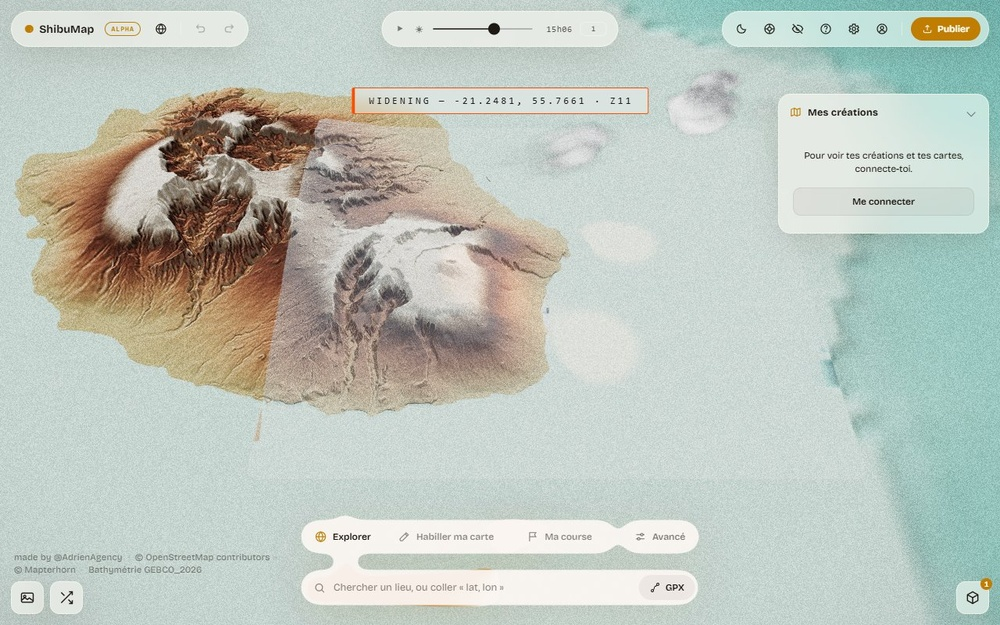
#> input picture .superpowers/sdd/2026-08-22-globe-studio/traces-CA1/03-planete-autour-pic.jpg, 1000 x 625 px, shrunk from 1280 x 800 before the run
$ python diff-soc.py ../.superpowers/sdd/2026-08-22-globe-studio/traces-CA1/03-planete-autour-pic.jpg ../.superpowers/sdd/2026-08-22-globe-studio/traces-CA1/00-avant-geste.jpg
#> lines starting #> are read from the running program, lines starting #| are printed output that depends on the picture; after the words box and inside, x2 and y2 are one past the last pixel; in counts of white or black regions, pixels touching at a corner belong together
# DIFF SOC — compte les pixels qui changent entre deux captures, par différence
# avec un témoin (piège commun : « compte par DIFFÉRENCE avec un témoin à 0 »).
#
#   python scripts/diff-soc.py A.png B.png [--seuil 24] [--sortie masque.png]
#
# Rend : pixels différents (|ΔRGB| max > seuil), boîte englobante, et, si
# demandé, une image du masque (les pixels différents en vert sur A grisée).
import sys
from PIL import Image
import numpy as np

def lire(p):
    return np.asarray(Image.open(p).convert('RGB')).astype(np.int16)

def main():
    a = sys.argv[1]
    b = sys.argv[2]
    seuil = 24
    sortie = None
    if '--seuil' in sys.argv:
        seuil = int(sys.argv[sys.argv.index('--seuil') + 1])
    if '--sortie' in sys.argv:
        sortie = sys.argv[sys.argv.index('--sortie') + 1]
    A = lire(a)
    B = lire(b)
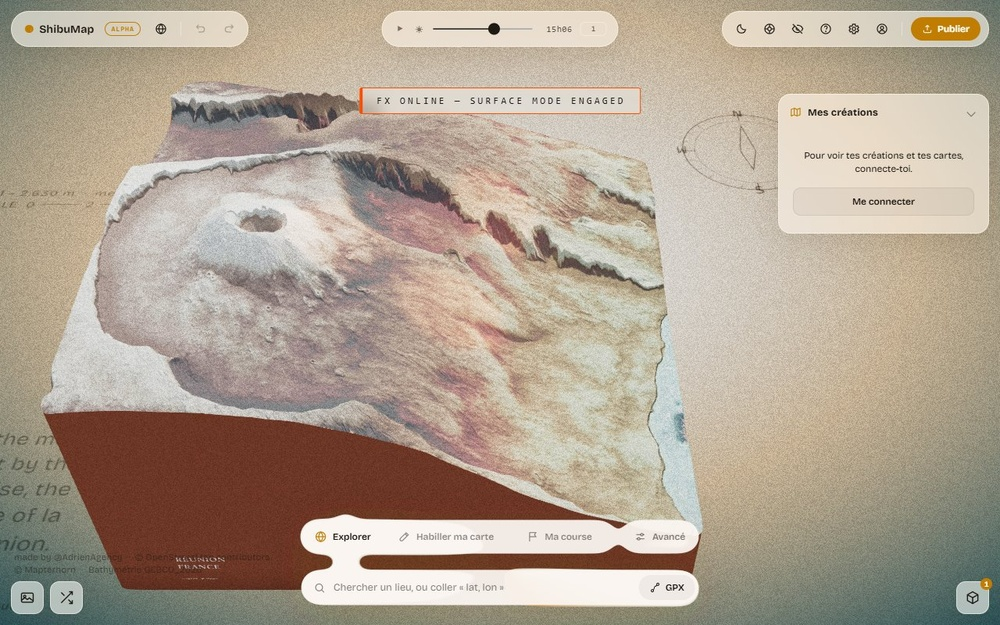
#> input picture .superpowers/sdd/2026-08-22-globe-studio/traces-CA1/00-avant-geste.jpg, 1000 x 625 px, shrunk from 1280 x 800 before the run
    d = np.abs(A - B).max(axis=2)
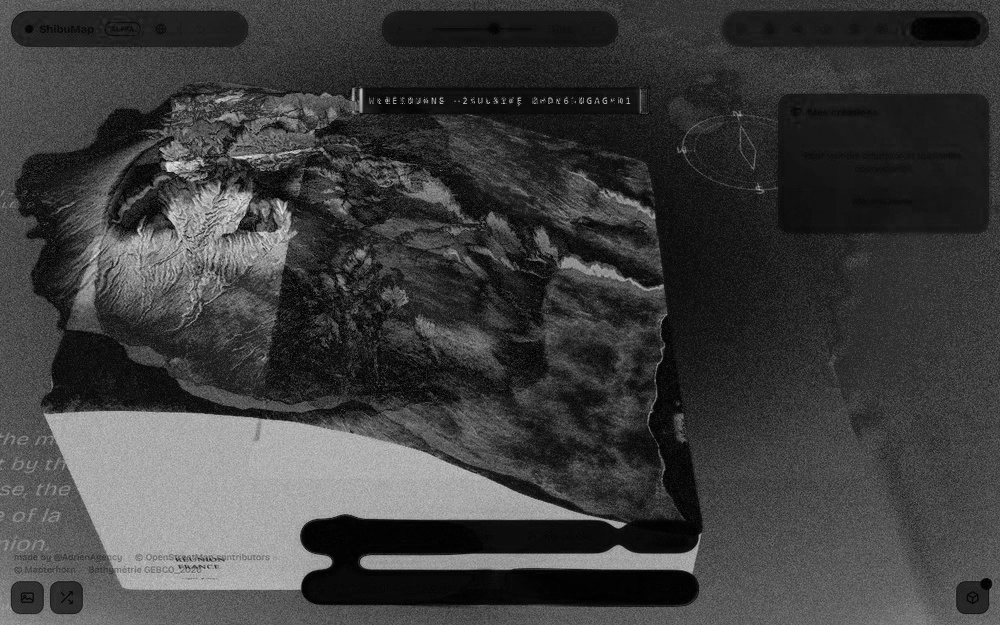
#> d: shape (625, 1000) int16; min 0, max 231, mean 62.4
    m = d > seuil
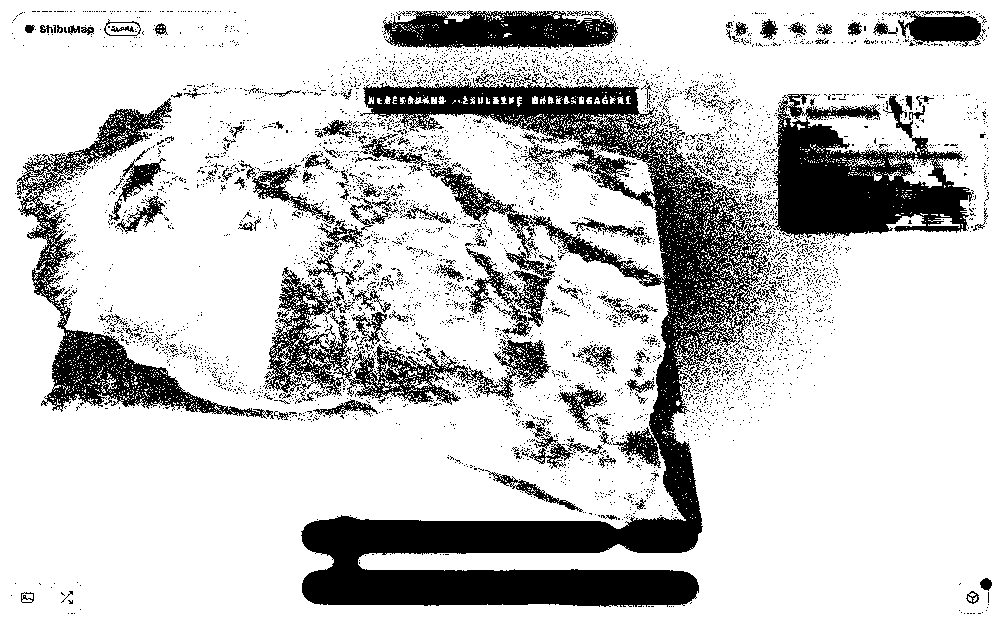
#> m: shape (625, 1000) bool; 78.6% white; 5220 black regions (5059 under 20 px), largest, box (x1, y1, x2, y2) and area: (301, 75, 778, 607) 59442, (772, 94, 974, 240) 15965, (17, 98, 274, 419) 11759
    n = int(m.sum())
#> n = 491509
    ys, xs = np.nonzero(m)
    boite = None if n == 0 else [int(xs.min()), int(ys.min()), int(xs.max()), int(ys.max())]
#> boite = [0, 0, 999, 624]
    # colonnes marquées : combien de colonnes d'écran portent plus de 8 px différents
    cols = int(((m.sum(axis=0)) > 8).sum())
#> cols = 1000
    print(f'{n} px différents (seuil {seuil}) · boîte {boite} · colonnes marquées {cols}')
#| 491509 px différents (seuil 24) · boîte [0, 0, 999, 624] · colonnes marquées 1000
    if sortie:
        g = (A.mean(axis=2) * 0.5 + 64).astype(np.uint8)
        out = np.stack([g, g, g], axis=2)
        out[m] = [0, 255, 0]
        Image.fromarray(out).save(sortie)

main()
